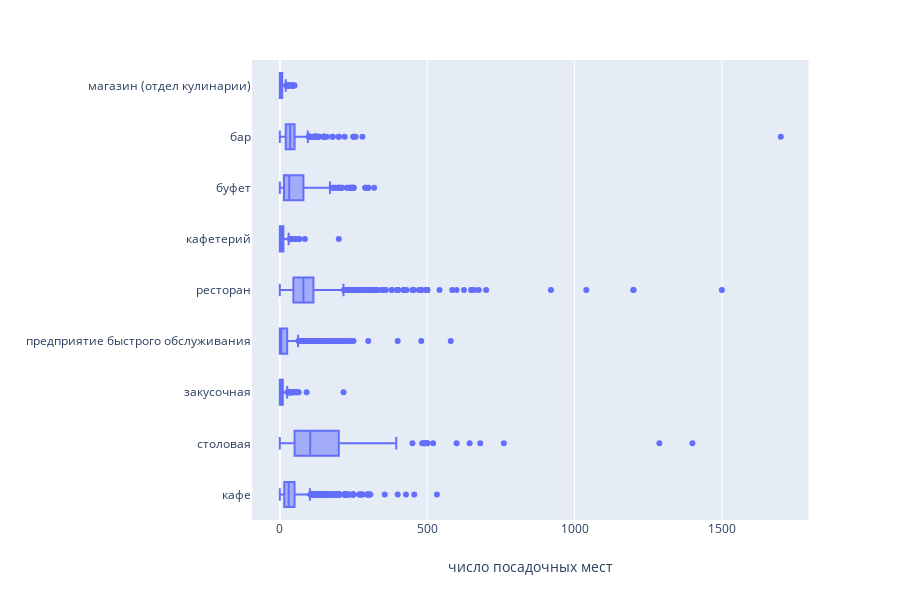

Notebook code cell kept with this figure:
### Markdown cell above
В среднем самое большое число посадочных мест в столовых.  
Посмотрим на разброс значений по каждому типу заведений.

### Code cell
fig = px.box(rest_data, x="number", y="object_type", orientation='h', 
             labels={'number': 'число посадочных мест', 'object_type': ''})
fig.show()

### Figure 1 — Plotly figure (JSON) as saved in the notebook; plotly's stock layout.template omitted (floating-point values rounded to 4 significant figures; data arrays with more than 128 entries replaced by an {"elided": "..."} marker saying what was removed)
{"data": [{"alignmentgroup": "True", "hoverlabel": {"namelength": 0}, "hovertemplate": "число посадочных мест=%{x}<br>=%{y}", "legendgroup": "", "marker": {"color": "#636efa"}, "name": "", "notched": false, "offsetgroup": "", "orientation": "h", "showlegend": false, "type": "box", "x": {"elided": "15366 int values"}, "x0": " ", "xaxis": "x", "y": {"elided": "15366 str values"}, "y0": " ", "yaxis": "y"}], "layout": {"boxmode": "group", "height": 600, "legend": {"tracegroupgap": 0}, "margin": {"t": 60}, "xaxis": {"anchor": "y", "domain": [0, 0.98], "title": {"text": "число посадочных мест"}}, "yaxis": {"anchor": "x", "domain": [0, 1], "title": {"text": ""}}}}
